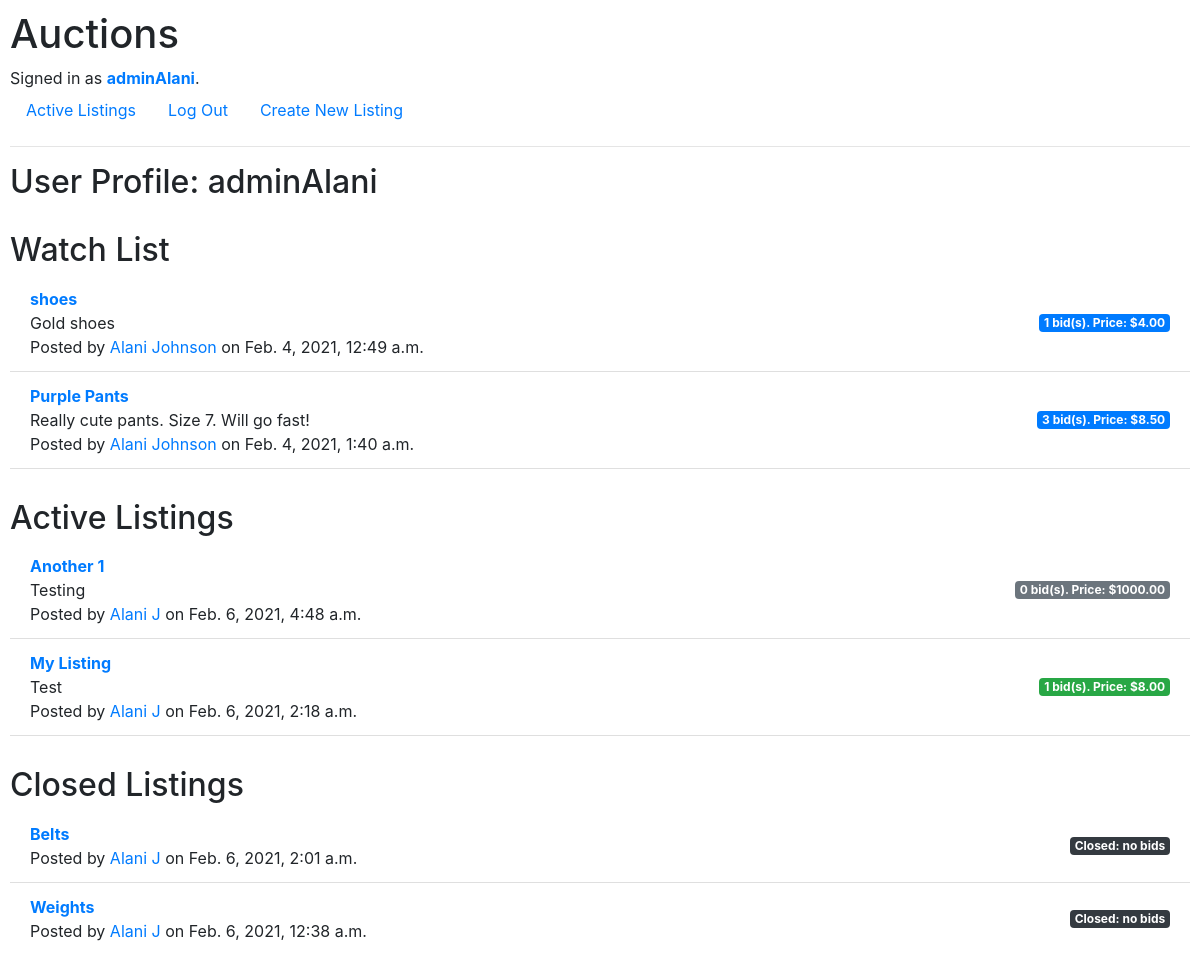
Screenshot of /profile/adminAlani (signed in) with the database file from the repository.
### auctions/models.py (models this page shows, shortened)
class User(AbstractUser):
    email = models.EmailField('email address', null=True, unique=True)
    date_joined = models.DateTimeField('date joined', default=timezone.now())
    is_admin = models.BooleanField(default=False)
    REQUIRED_FIELDS = ['email']
    objects = UserManager()

class Listing(models.Model):
    author = models.ForeignKey(User, on_delete=models.CASCADE)
    title = models.CharField('Listing Title', max_length=64, null=False, default="")
    description = models.TextField('Listing Description', null=False, default="")
    date_posted = models.DateTimeField('Date Posted', default=timezone.now(), null=False)
    is_open = models.BooleanField('Open',default=True, null=False)
    min_bid = models.DecimalField('Minimum Bid', default=0.00, max_digits=9, decimal_places=2,validators=[MinValueValidator(Decimal('0.00'))])
    category = models.ForeignKey('Category', null=False, default=1, on_delete=models.PROTECT)
    def highest_bid(self):
        bids = self.bids.all()
        if len(bids) != 0:
            return bids.order_by('-amount')[0]
        else:
            return None

class UserProfile(models.Model):
    user = models.OneToOneField(User, on_delete=models.CASCADE, null=False, primary_key=True, related_name='profile')
    first_name = models.CharField('first name', unique=False, max_length = 64, null=False)
    last_name = models.CharField('last name', unique=False, max_length=64, null=False)
    watchlist = models.ManyToManyField(Listing)

class Bid(models.Model):
    listing = models.ManyToManyField(Listing, related_name='bids')
    bidder = models.ForeignKey(User, on_delete=models.CASCADE,related_name='bids')
    amount = models.DecimalField('Bid Amount', max_digits=9, decimal_places=2,validators=[MinValueValidator(Decimal('0.00'))])
    date_bid = models.DateTimeField('Date Bid', default=timezone.now(), null=False)

### auctions/views.py (the view)
# urls.py: path("profile/<str:username>", views.profile, name="profile")
def profile(request, username):
    try:
        user = User.objects.get(username=username)
    except:
        return redirect('index')
    watchlist = user.profile.watchlist.all()
    watchlist_dict = {listing: (len(listing.bids.all()), listing.highest_bid()) for listing in watchlist}
    active_listings = Listing.objects.filter(author=user.id, is_open=True).order_by('-date_posted')
    active_listings_dict = {listing: (len(listing.bids.all()),listing.highest_bid) for listing in active_listings}
    closed_listings = Listing.objects.filter(author=user.id, is_open=False).order_by('-date_posted')
    closed_listings_dict = {listing: listing.highest_bid() for listing in closed_listings}
    return render(request, "auctions/profile.html",{
        "current_user": request.user,
        "profile_user": user,
        "active_listings": active_listings_dict,
        "closed_listings": closed_listings_dict,
        "watchlist": watchlist_dict
    })

### auctions/templates/auctions/profile.html (shortened to what this page needs)
{% extends "auctions/layout.html" %}
{% block body %}
    <h2 style="margin-bottom:30px">User Profile: {{profile_user.username}}</h2>
    {% if current_user.is_authenticated and request.user == current_user %}
        <h2 style="margin-bottom:5px">Watch List</h2>
        <ul class="list-group list-group-flush">
            {% for listing, data in watchlist.items %}
                <li class="list-group-item d-flex justify-content-between align-items-center">
                    <span> <div> <strong><a href={% url 'listing' id=listing.id %} >{{listing.title}}</a></strong>
                    </div>
                    <div>{{listing.description}}</div>
                    Posted by <a href={% url 'profile' username=listing.author.username %} >{{listing.author.profile.first_name}} {{listing.author.profile.last_name}}</a> on {{listing.date_posted}}</span>
                    {% if listing.is_open == False %}
                        <span class="badge badge-dark">Closed</span>
                    {% elif data.1 %}
                        <span class="badge badge-primary">{{data.0}} bid(s). Price: ${{data.1.amount}}</span>
                    {% else %}
                        <span class="badge badge-primary">Price at min: ${{listing.min_bid}}</span>
                    {% endif %}
                  </li>
            {% endfor %}
        </ul>
    {% endif %}
    {% include "./listings.html" %}
    <h2 style="margin-bottom:5px; margin-top:30px">Closed Listings</h2>
    <ul class="list-group list-group-flush">
        {% for listing, bid in closed_listings.items %}
            <li class="list-group-item d-flex justify-content-between align-items-center">
                <span> <div> <strong><a href={% url 'listing' id=listing.id %} >{{listing.title}}</a></strong></div>Posted by <a href={% url 'profile' username=listing.author.username %} >{{listing.author.profile.first_name}} {{listing.author.profile.last_name}}</a> on {{listing.date_posted}}</span>
                <span class="badge badge-dark ">
                    {% if bid %}
                        Closed: ${{bid.amount}}
                    {% else %}
                        Closed: no bids
                    {% endif %}
                </span>
              </li>
        {% endfor %}
    </ul>
{% endblock %}

### auctions/templates/auctions/layout.html (shortened to what this page needs)
{% load static %}
<!DOCTYPE html>
<html lang="en">
    <head>
        <link rel="stylesheet" href="https://stackpath.bootstrapcdn.com/bootstrap/4.4.1/css/bootstrap.min.css">
        <link href="{% static 'auctions/styles.css' %}" rel="stylesheet">
    </head>
    <body>
        <h1>Auctions</h1>
        <div>
            {% if user.is_authenticated %}
                Signed in as <a href={% url 'profile' username=user.username %} ><strong>{{ user.username }}</strong></a>.
            {% else %}
                Not signed in.
            {% endif %}
        </div>
        <ul class="nav">
            <li class="nav-item">
                <a class="nav-link" href="{% url 'index' %}">Active Listings</a>
            </li>
            {% if user.is_authenticated %}
                <li class="nav-item">
                    <a class="nav-link" href="/logout?next={{request.path}}">Log Out</a>
                </li>
                <li class="nav-item">
                    <a class="nav-link" href="{% url 'create_listing' %}">Create New Listing</a>
                </li>
            {% endif %}
        </ul>
        <hr>
        {% block body %}
        {% endblock %}
    </body>
</html>

### auctions/templates/auctions/listings.html
    <h2 style="margin-top:30px; margin-bottom:5px;">Active Listings</h2>
    <ul class="list-group list-group-flush">
        {% for listing, data in active_listings.items %}
            <li class="list-group-item d-flex justify-content-between align-items-center">
                <span> <div> <a href={% url 'listing' id=listing.id %} ><strong>{{listing.title}}</strong></a></div>
                    <div>{{listing.description}}</div>
                    Posted by <a href={% url 'profile' username=listing.author.username %} >{{listing.author.profile.first_name}} {{listing.author.profile.last_name}}</a> on {{listing.date_posted}}</span>
                <span class="badge {% if data.0 != 0 %}badge-success{% else %}badge-secondary{% endif %}">{{data.0}} bid(s). Price:
                    {% if data.0 != 0 %}
                        ${{data.1.amount}}
                    {% else %}
                        ${{listing.min_bid}}
                    {% endif %}
                </span>
              </li>
        {% endfor %}
    </ul>

### auctions/static/auctions/styles.css (style rules this page uses)
body { padding: 10px; }

### rows the page displays
User: username "adminAlani"
Listing: title "shoes", description "Gold shoes", author.profile.first_name "Alani", author.profile.last_name "Johnson", date_posted "Feb. 4, 2021, 12:49 a.m.", data "1", amount "4.00"
Listing: title "Purple Pants", description "Really cute pants. Size 7. Will go fast!", author.profile.first_name "Alani", author.profile.last_name "Johnson", date_posted "Feb. 4, 2021, 1:40 a.m.", data "3", amount "8.50"
Listing: title "Another 1", description "Testing", author.profile.first_name "Alani", author.profile.last_name "J", date_posted "Feb. 6, 2021, 4:48 a.m.", data "0", min_bid "1000.00"
Listing: title "My Listing", description "Test", author.profile.first_name "Alani", author.profile.last_name "J", date_posted "Feb. 6, 2021, 2:18 a.m.", data "1", id.amount "8.00"
Listing: title "Belts", author.profile.first_name "Alani", author.profile.last_name "J", date_posted "Feb. 6, 2021, 2:01 a.m."
Listing: title "Weights", author.profile.first_name "Alani", author.profile.last_name "J", date_posted "Feb. 6, 2021, 12:38 a.m."
